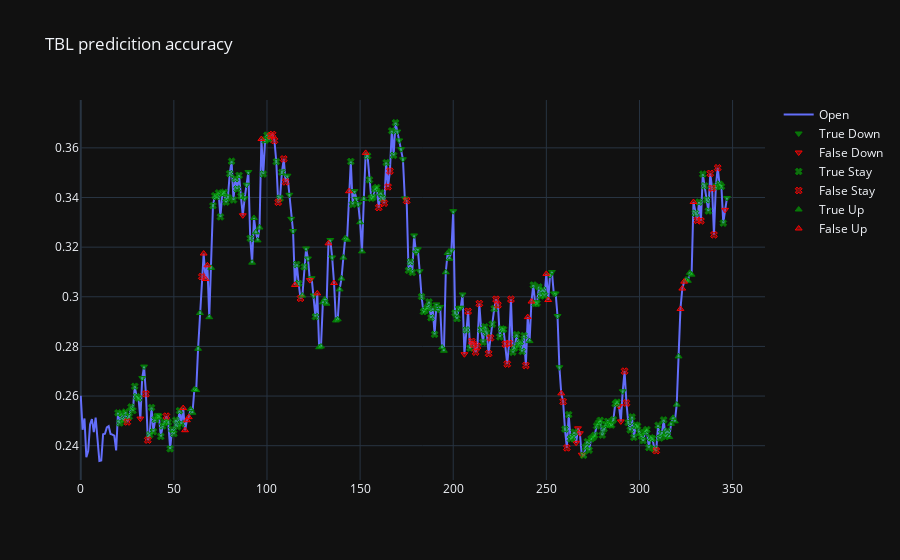

This figure's notebook cell:
### Code cell
fig_acc = lstm.test_model(lstm_config_2, m, x_test, y_test, x_test_viz, y_test_viz, verbose='Summary')
fig_acc.show()

### Figure 1 — Plotly figure (JSON) as saved in the notebook; plotly's stock layout.template omitted (floating-point values rounded to 4 significant figures; data arrays with more than 128 entries replaced by an {"elided": "..."} marker saying what was removed)
{"data": [{"name": "Open", "type": "scatter", "y": {"elided": "348 float values"}}, {"marker": {"color": "rgba(20, 200, 20, 0.5)", "line": {"color": "Green", "width": 1}, "size": 6, "symbol": "triangle-down"}, "mode": "markers", "name": "True Down", "showlegend": true, "type": "scatter", "x": [33, 34, 88, 89, 90, 111, 112, 113, 114, 121, 122, 124, 125, 134, 135, 147, 148, 149, 170, 171, 172, 173, 174, 179, 180, 181, 182, 191, 192, 193, 199, 200, 203, 204, 205, 252, 253, 254, 255, 256, 257, 291, 347], "y": [0.2672, 0.2719, 0.3397, 0.3451, 0.3503, 0.3488, 0.3411, 0.3314, 0.3265, 0.3195, 0.3154, 0.3075, 0.3005, 0.3229, 0.3159, 0.3426, 0.3395, 0.3373, 0.3666, 0.363, 0.3595, 0.3554, 0.3396, 0.3247, 0.3178, 0.3191, 0.3103, 0.2969, 0.2947, 0.2959, 0.3186, 0.3345, 0.2954, 0.2956, 0.3009, 0.3087, 0.31, 0.3013, 0.3013, 0.2922, 0.2716, 0.2619, 0.3398]}, {"marker": {"color": "rgba(204, 20, 20, 0.5)", "line": {"color": "Red", "width": 1}, "size": 6, "symbol": "triangle-down"}, "mode": "markers", "name": "False Down", "showlegend": true, "type": "scatter", "x": [32, 87, 123, 206, 266, 267, 268, 269, 289, 290, 346], "y": [0.2509, 0.3328, 0.3067, 0.2769, 0.2412, 0.247, 0.245, 0.2364, 0.2559, 0.2498, 0.335]}, {"marker": {"color": "rgba(20, 200, 20, 0.5)", "line": {"color": "Green", "width": 1}, "size": 6, "symbol": "x"}, "mode": "markers", "name": "True Stay", "showlegend": true, "type": "scatter", "x": {"elided": "163 int values"}, "y": {"elided": "163 float values"}}, {"marker": {"color": "rgba(204, 20, 20, 0.5)", "line": {"color": "Red", "width": 1}, "size": 6, "symbol": "x"}, "mode": "markers", "name": "False Stay", "showlegend": true, "type": "scatter", "x": [25, 35, 36, 46, 65, 102, 103, 104, 106, 109, 110, 118, 160, 163, 165, 166, 175, 208, 210, 211, 212, 213, 214, 219, 220, 223, 224, 228, 229, 230, 231, 239, 259, 261, 292, 293, 309, 331, 333, 338, 339, 340, 342], "y": [0.2496, 0.2609, 0.2423, 0.2519, 0.3081, 0.3649, 0.3654, 0.3629, 0.3381, 0.3556, 0.3463, 0.2994, 0.336, 0.3377, 0.3443, 0.3506, 0.3387, 0.2941, 0.282, 0.2808, 0.2777, 0.28, 0.2973, 0.2771, 0.2834, 0.299, 0.2967, 0.2809, 0.2729, 0.2812, 0.299, 0.2723, 0.2578, 0.2391, 0.27, 0.2572, 0.238, 0.3308, 0.3306, 0.3497, 0.3437, 0.325, 0.3519]}, {"marker": {"color": "rgba(20, 200, 20, 0.5)", "line": {"color": "Green", "width": 1}, "size": 6, "symbol": "triangle-up"}, "mode": "markers", "name": "True Up", "showlegend": true, "type": "scatter", "x": [59, 60, 61, 62, 63, 64, 69, 70, 92, 93, 94, 95, 96, 119, 128, 129, 130, 131, 132, 137, 138, 139, 140, 141, 142, 143, 150, 151, 152, 194, 195, 196, 197, 198, 241, 316, 317, 318, 319, 320, 321, 325, 326, 327, 328], "y": [0.2547, 0.2533, 0.2626, 0.2624, 0.2791, 0.2935, 0.2918, 0.3117, 0.3137, 0.3318, 0.326, 0.3227, 0.3279, 0.3005, 0.2797, 0.28, 0.2978, 0.299, 0.2972, 0.2905, 0.2909, 0.303, 0.3074, 0.3158, 0.3236, 0.323, 0.33, 0.3183, 0.3394, 0.2796, 0.2783, 0.3099, 0.3176, 0.3153, 0.2821, 0.2435, 0.2488, 0.2512, 0.2498, 0.2566, 0.276, 0.307, 0.3065, 0.3097, 0.3089]}, {"marker": {"color": "rgba(204, 20, 20, 0.5)", "line": {"color": "Red", "width": 1}, "size": 6, "symbol": "triangle-up"}, "mode": "markers", "name": "False Up", "showlegend": true, "type": "scatter", "x": [55, 56, 57, 58, 66, 67, 68, 97, 115, 127, 133, 136, 144, 153, 240, 242, 250, 251, 258, 322, 323, 324, 329], "y": [0.2552, 0.2462, 0.2503, 0.2515, 0.3174, 0.3072, 0.3127, 0.3636, 0.3048, 0.3014, 0.3215, 0.3056, 0.3425, 0.358, 0.2918, 0.2981, 0.3092, 0.2987, 0.2611, 0.2951, 0.3033, 0.3061, 0.3382]}], "layout": {"title": {"text": "TBL predicition accuracy"}}}
